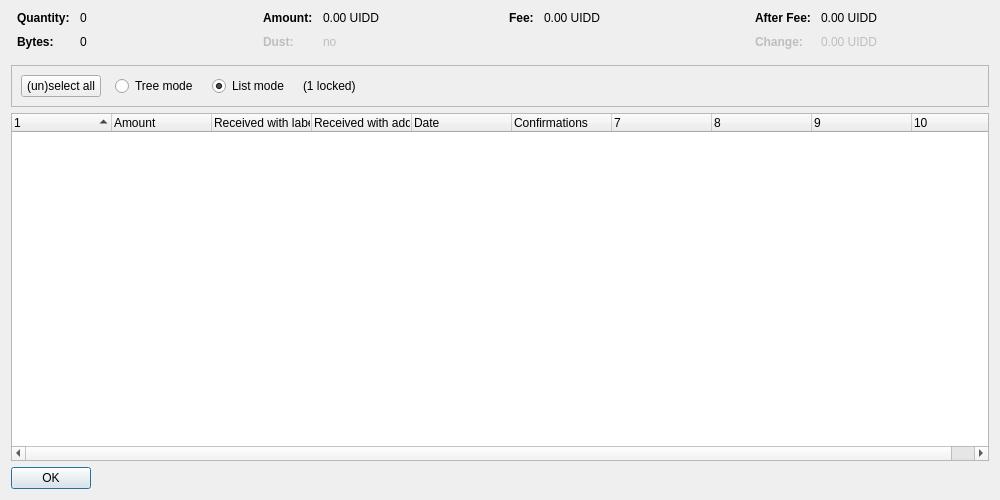
<?xml version="1.0" encoding="UTF-8"?>
<ui version="4.0">
 <class>CoinControlDialog</class>
 <widget class="QDialog" name="CoinControlDialog">
  <property name="geometry">
   <rect>
    <x>0</x>
    <y>0</y>
    <width>1000</width>
    <height>500</height>
   </rect>
  </property>
  <property name="windowTitle">
   <string>Coin Selection</string>
  </property>
  <layout class="QVBoxLayout" name="verticalLayout">
   <item>
    <layout class="QHBoxLayout" name="horizontalLayoutTop" stretch="0,0,0,0">
     <property name="topMargin">
      <number>0</number>
     </property>
     <property name="bottomMargin">
      <number>10</number>
     </property>
     <item>
      <layout class="QFormLayout" name="formLayoutCoinControl1">
       <property name="horizontalSpacing">
        <number>10</number>
       </property>
       <property name="verticalSpacing">
        <number>10</number>
       </property>
       <property name="leftMargin">
        <number>6</number>
       </property>
       <property name="rightMargin">
        <number>6</number>
       </property>
       <item row="0" column="0">
        <widget class="QLabel" name="labelCoinControlQuantityText">
         <property name="font">
          <font>
           <weight>75</weight>
           <bold>true</bold>
          </font>
         </property>
         <property name="text">
          <string>Quantity:</string>
         </property>
        </widget>
       </item>
       <item row="0" column="1">
        <widget class="QLabel" name="labelCoinControlQuantity">
         <property name="cursor">
          <cursorShape>IBeamCursor</cursorShape>
         </property>
         <property name="contextMenuPolicy">
          <enum>Qt::ActionsContextMenu</enum>
         </property>
         <property name="text">
          <string notr="true">0</string>
         </property>
         <property name="textInteractionFlags">
          <set>Qt::LinksAccessibleByMouse|Qt::TextSelectableByKeyboard|Qt::TextSelectableByMouse</set>
         </property>
        </widget>
       </item>
       <item row="1" column="0">
        <widget class="QLabel" name="labelCoinControlBytesText">
         <property name="font">
          <font>
           <weight>75</weight>
           <bold>true</bold>
          </font>
         </property>
         <property name="text">
          <string>Bytes:</string>
         </property>
        </widget>
       </item>
       <item row="1" column="1">
        <widget class="QLabel" name="labelCoinControlBytes">
         <property name="cursor">
          <cursorShape>IBeamCursor</cursorShape>
         </property>
         <property name="contextMenuPolicy">
          <enum>Qt::ActionsContextMenu</enum>
         </property>
         <property name="text">
          <string notr="true">0</string>
         </property>
         <property name="textInteractionFlags">
          <set>Qt::LinksAccessibleByMouse|Qt::TextSelectableByKeyboard|Qt::TextSelectableByMouse</set>
         </property>
        </widget>
       </item>
      </layout>
     </item>
     <item>
      <layout class="QFormLayout" name="formLayoutCoinControl2">
       <property name="horizontalSpacing">
        <number>10</number>
       </property>
       <property name="verticalSpacing">
        <number>10</number>
       </property>
       <property name="leftMargin">
        <number>6</number>
       </property>
       <property name="rightMargin">
        <number>6</number>
       </property>
       <item row="0" column="0">
        <widget class="QLabel" name="labelCoinControlAmountText">
         <property name="font">
          <font>
           <weight>75</weight>
           <bold>true</bold>
          </font>
         </property>
         <property name="text">
          <string>Amount:</string>
         </property>
        </widget>
       </item>
       <item row="0" column="1">
        <widget class="QLabel" name="labelCoinControlAmount">
         <property name="cursor">
          <cursorShape>IBeamCursor</cursorShape>
         </property>
         <property name="contextMenuPolicy">
          <enum>Qt::ActionsContextMenu</enum>
         </property>
         <property name="text">
          <string notr="true">0.00 UIDD</string>
         </property>
         <property name="textInteractionFlags">
          <set>Qt::LinksAccessibleByMouse|Qt::TextSelectableByKeyboard|Qt::TextSelectableByMouse</set>
         </property>
        </widget>
       </item>
       <item row="1" column="0">
        <widget class="QLabel" name="labelCoinControlLowOutputText">
         <property name="enabled">
          <bool>false</bool>
         </property>
         <property name="font">
          <font>
           <weight>75</weight>
           <bold>true</bold>
          </font>
         </property>
         <property name="text">
          <string>Dust:</string>
         </property>
        </widget>
       </item>
       <item row="1" column="1">
        <widget class="QLabel" name="labelCoinControlLowOutput">
         <property name="enabled">
          <bool>false</bool>
         </property>
         <property name="cursor">
          <cursorShape>IBeamCursor</cursorShape>
         </property>
         <property name="contextMenuPolicy">
          <enum>Qt::ActionsContextMenu</enum>
         </property>
         <property name="text">
          <string notr="true">no</string>
         </property>
         <property name="textInteractionFlags">
          <set>Qt::LinksAccessibleByMouse|Qt::TextSelectableByKeyboard|Qt::TextSelectableByMouse</set>
         </property>
        </widget>
       </item>
      </layout>
     </item>
     <item>
      <layout class="QFormLayout" name="formLayoutCoinControl3">
       <property name="horizontalSpacing">
        <number>10</number>
       </property>
       <property name="verticalSpacing">
        <number>10</number>
       </property>
       <property name="leftMargin">
        <number>6</number>
       </property>
       <property name="rightMargin">
        <number>6</number>
       </property>
       <item row="0" column="0">
        <widget class="QLabel" name="labelCoinControlFeeText">
         <property name="font">
          <font>
           <weight>75</weight>
           <bold>true</bold>
          </font>
         </property>
         <property name="text">
          <string>Fee:</string>
         </property>
        </widget>
       </item>
       <item row="0" column="1">
        <widget class="QLabel" name="labelCoinControlFee">
         <property name="cursor">
          <cursorShape>IBeamCursor</cursorShape>
         </property>
         <property name="contextMenuPolicy">
          <enum>Qt::ActionsContextMenu</enum>
         </property>
         <property name="text">
          <string notr="true">0.00 UIDD</string>
         </property>
         <property name="textInteractionFlags">
          <set>Qt::LinksAccessibleByMouse|Qt::TextSelectableByKeyboard|Qt::TextSelectableByMouse</set>
         </property>
        </widget>
       </item>
      </layout>
     </item>
     <item>
      <layout class="QFormLayout" name="formLayoutCoinControl4">
       <property name="horizontalSpacing">
        <number>10</number>
       </property>
       <property name="verticalSpacing">
        <number>10</number>
       </property>
       <property name="leftMargin">
        <number>6</number>
       </property>
       <property name="rightMargin">
        <number>6</number>
       </property>
       <item row="0" column="0">
        <widget class="QLabel" name="labelCoinControlAfterFeeText">
         <property name="font">
          <font>
           <weight>75</weight>
           <bold>true</bold>
          </font>
         </property>
         <property name="text">
          <string>After Fee:</string>
         </property>
        </widget>
       </item>
       <item row="0" column="1">
        <widget class="QLabel" name="labelCoinControlAfterFee">
         <property name="cursor">
          <cursorShape>IBeamCursor</cursorShape>
         </property>
         <property name="contextMenuPolicy">
          <enum>Qt::ActionsContextMenu</enum>
         </property>
         <property name="text">
          <string notr="true">0.00 UIDD</string>
         </property>
         <property name="textInteractionFlags">
          <set>Qt::LinksAccessibleByMouse|Qt::TextSelectableByKeyboard|Qt::TextSelectableByMouse</set>
         </property>
        </widget>
       </item>
       <item row="1" column="0">
        <widget class="QLabel" name="labelCoinControlChangeText">
         <property name="enabled">
          <bool>false</bool>
         </property>
         <property name="font">
          <font>
           <weight>75</weight>
           <bold>true</bold>
          </font>
         </property>
         <property name="text">
          <string>Change:</string>
         </property>
        </widget>
       </item>
       <item row="1" column="1">
        <widget class="QLabel" name="labelCoinControlChange">
         <property name="enabled">
          <bool>false</bool>
         </property>
         <property name="cursor">
          <cursorShape>IBeamCursor</cursorShape>
         </property>
         <property name="contextMenuPolicy">
          <enum>Qt::ActionsContextMenu</enum>
         </property>
         <property name="text">
          <string notr="true">0.00 UIDD</string>
         </property>
         <property name="textInteractionFlags">
          <set>Qt::LinksAccessibleByMouse|Qt::TextSelectableByKeyboard|Qt::TextSelectableByMouse</set>
         </property>
        </widget>
       </item>
      </layout>
     </item>
    </layout>
   </item>
   <item>
    <widget class="QFrame" name="frame">
     <property name="minimumSize">
      <size>
       <width>0</width>
       <height>40</height>
      </size>
     </property>
     <property name="frameShape">
      <enum>QFrame::StyledPanel</enum>
     </property>
     <property name="frameShadow">
      <enum>QFrame::Sunken</enum>
     </property>
     <layout class="QHBoxLayout" name="horizontalLayout">
      <item>
       <layout class="QHBoxLayout" name="horizontalLayoutPanel" stretch="0,0,0,0,0">
        <property name="spacing">
         <number>14</number>
        </property>
        <item>
         <widget class="QPushButton" name="pushButtonSelectAll">
          <property name="sizePolicy">
           <sizepolicy hsizetype="Maximum" vsizetype="Fixed">
            <horstretch>0</horstretch>
            <verstretch>0</verstretch>
           </sizepolicy>
          </property>
          <property name="text">
           <string>(un)select all</string>
          </property>
          <property name="autoDefault">
           <bool>false</bool>
          </property>
         </widget>
        </item>
        <item>
         <widget class="QRadioButton" name="radioTreeMode">
          <property name="sizePolicy">
           <sizepolicy hsizetype="Maximum" vsizetype="Fixed">
            <horstretch>0</horstretch>
            <verstretch>0</verstretch>
           </sizepolicy>
          </property>
          <property name="text">
           <string>Tree mode</string>
          </property>
         </widget>
        </item>
        <item>
         <widget class="QRadioButton" name="radioListMode">
          <property name="sizePolicy">
           <sizepolicy hsizetype="Maximum" vsizetype="Fixed">
            <horstretch>0</horstretch>
            <verstretch>0</verstretch>
           </sizepolicy>
          </property>
          <property name="text">
           <string>List mode</string>
          </property>
          <property name="checked">
           <bool>true</bool>
          </property>
         </widget>
        </item>
        <item>
         <widget class="QLabel" name="labelLocked">
          <property name="text">
           <string notr="true">(1 locked)</string>
          </property>
         </widget>
        </item>
        <item>
         <spacer name="horizontalSpacer">
          <property name="orientation">
           <enum>Qt::Horizontal</enum>
          </property>
          <property name="sizeHint" stdset="0">
           <size>
            <width>40</width>
            <height>20</height>
           </size>
          </property>
         </spacer>
        </item>
       </layout>
      </item>
     </layout>
    </widget>
   </item>
   <item>
    <widget class="CoinControlTreeWidget" name="treeWidget">
     <property name="contextMenuPolicy">
      <enum>Qt::CustomContextMenu</enum>
     </property>
     <property name="sortingEnabled">
      <bool>false</bool>
     </property>
     <property name="columnCount">
      <number>10</number>
     </property>
     <attribute name="headerShowSortIndicator" stdset="0">
      <bool>true</bool>
     </attribute>
     <attribute name="headerStretchLastSection">
      <bool>false</bool>
     </attribute>
     <column>
      <property name="text">
       <string/>
      </property>
     </column>
     <column>
      <property name="text">
       <string>Amount</string>
      </property>
     </column>
     <column>
      <property name="text">
       <string>Received with label</string>
      </property>
     </column>
     <column>
      <property name="text">
       <string>Received with address</string>
      </property>
     </column>
     <column>
      <property name="text">
       <string>Date</string>
      </property>
     </column>
     <column>
      <property name="text">
       <string>Confirmations</string>
      </property>
      <property name="toolTip">
       <string>Confirmed</string>
      </property>
     </column>
     <column>
      <property name="text">
       <string/>
      </property>
     </column>
     <column>
      <property name="text">
       <string/>
      </property>
     </column>
     <column>
      <property name="text">
       <string/>
      </property>
     </column>
     <column>
      <property name="text">
       <string/>
      </property>
     </column>
    </widget>
   </item>
   <item>
    <widget class="QDialogButtonBox" name="buttonBox">
     <property name="sizePolicy">
      <sizepolicy hsizetype="Maximum" vsizetype="Fixed">
       <horstretch>0</horstretch>
       <verstretch>0</verstretch>
      </sizepolicy>
     </property>
     <property name="orientation">
      <enum>Qt::Horizontal</enum>
     </property>
     <property name="standardButtons">
      <set>QDialogButtonBox::Ok</set>
     </property>
    </widget>
   </item>
  </layout>
 </widget>
 <customwidgets>
  <customwidget>
   <class>CoinControlTreeWidget</class>
   <extends>QTreeWidget</extends>
   <header>coincontroltreewidget.h</header>
  </customwidget>
 </customwidgets>
 <resources/>
 <connections/>
</ui>
